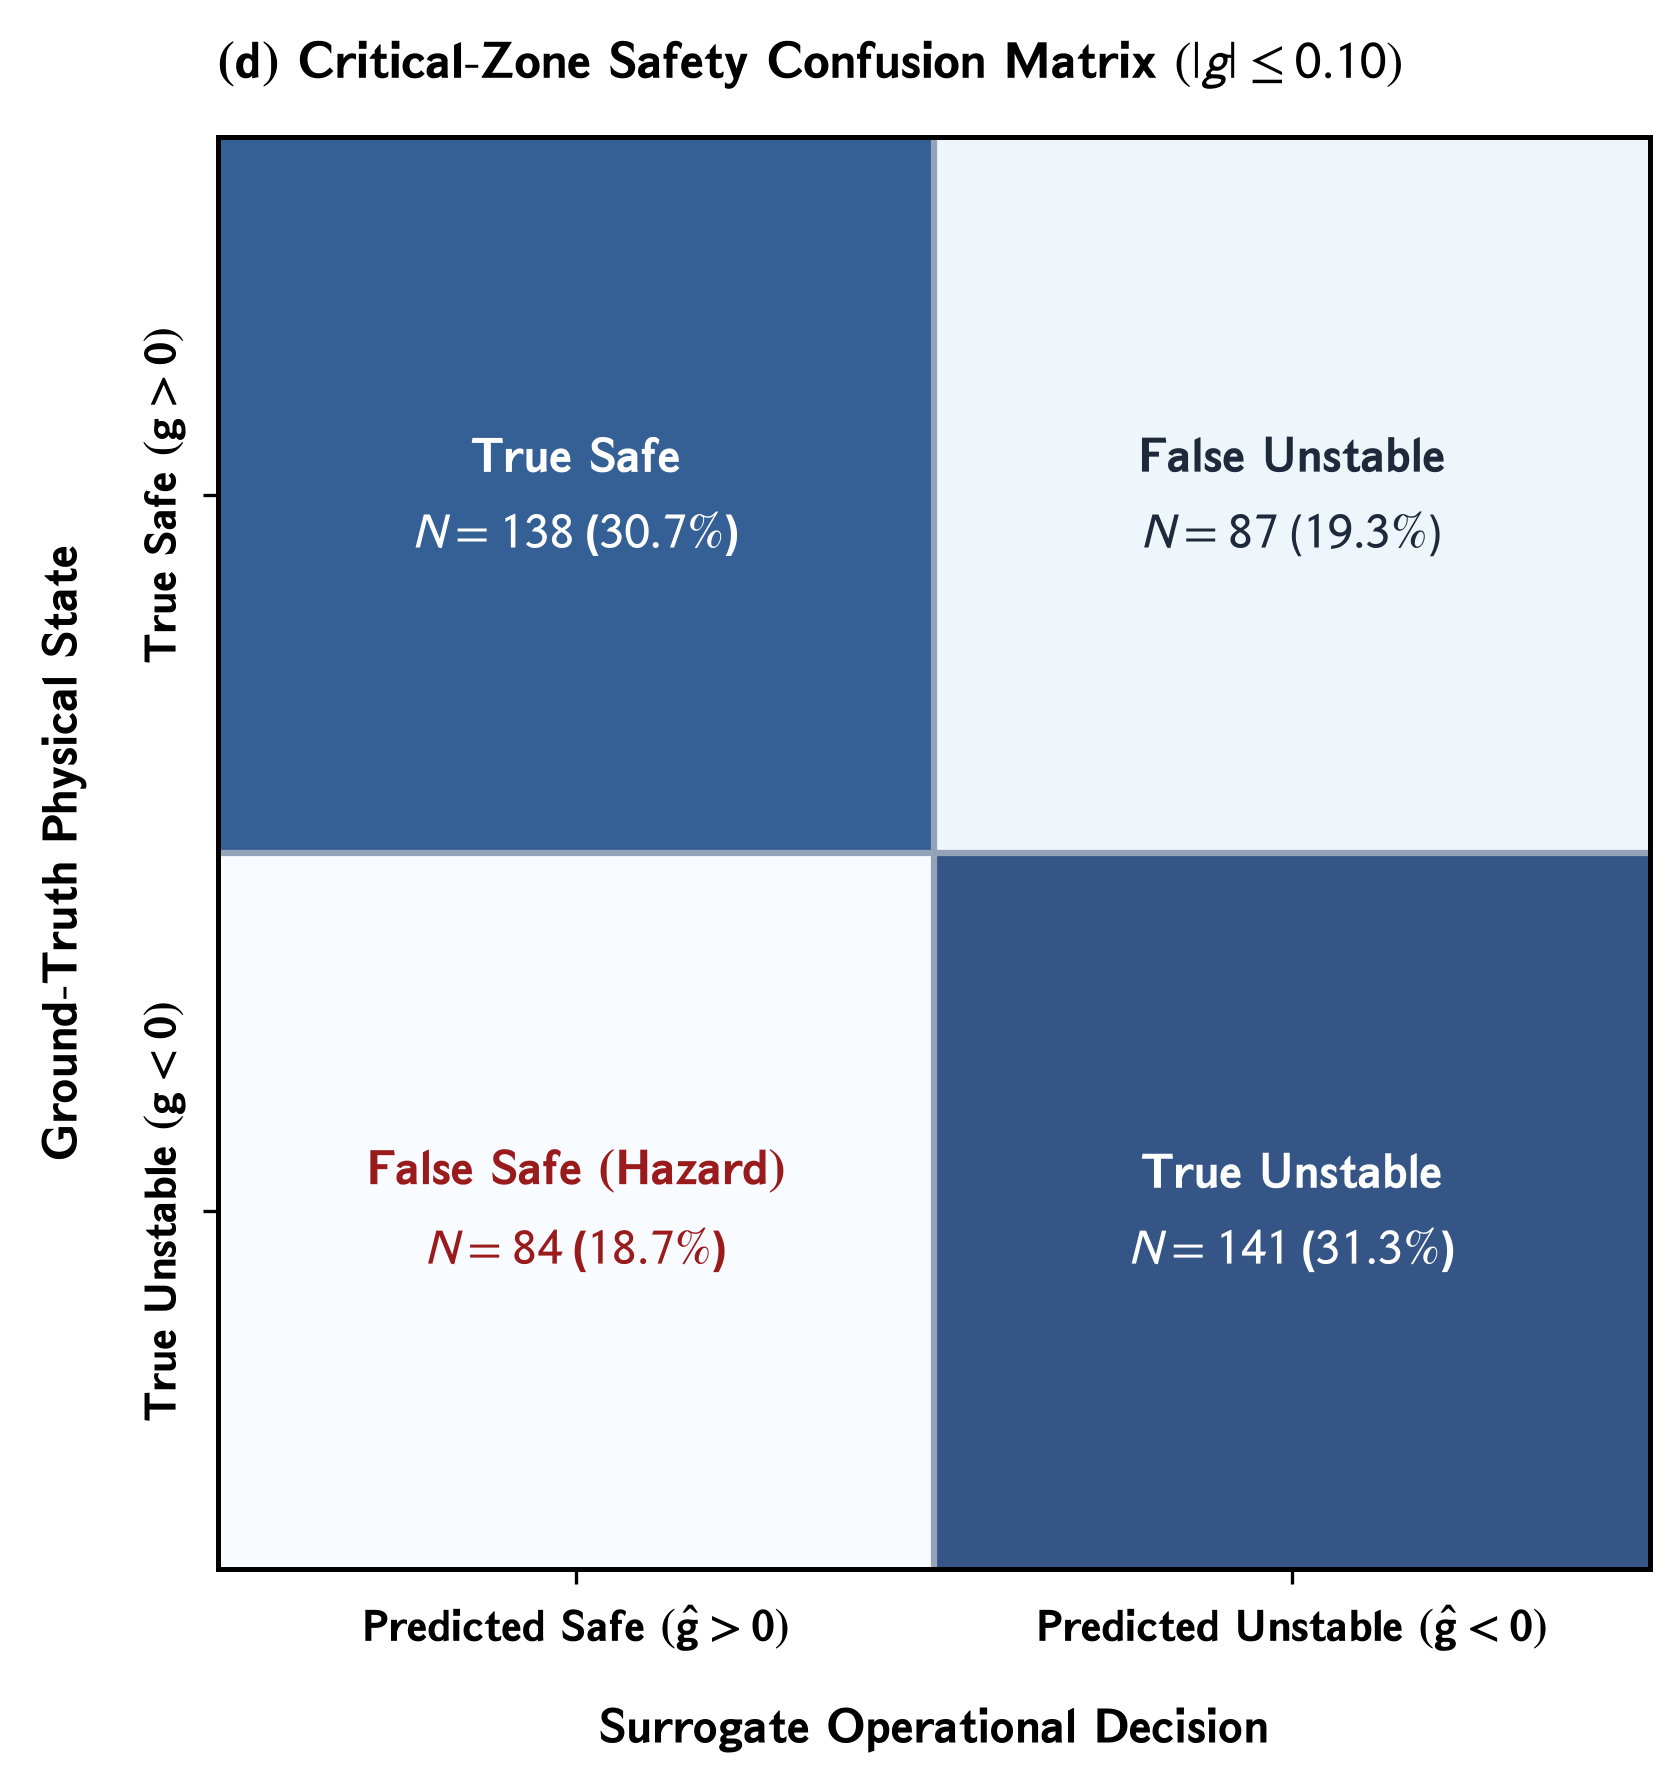

This figure's Python source:
"""Panel (d): Critical-Zone Safety Confusion Matrix (|g| <= 0.10)
Part of Master Figure 4 for Elsevier RE&SS.
Clean 2x2 confusion matrix with square aspect ratio, vertical y-axis labels, and no bottom text clutter.
"""
import os
import glob
import matplotlib.pyplot as plt
import matplotlib.font_manager as fm
import matplotlib._mathtext as mmt
import numpy as np

# ==============================================================================
# 0. FONT REGISTRATION (Aptos / CloudFonts)
# ==============================================================================
cloud_dir = r"C:\Users\User\AppData\Local\Microsoft\FontCache\4\CloudFonts"
for d in glob.glob(os.path.join(cloud_dir, "Aptos*")):
    for f in glob.glob(os.path.join(d, "*.ttf")):
        try:
            fm.fontManager.addfont(f)
        except Exception:
            pass

mmt.SHRINK_FACTOR = 0.85

# ==============================================================================
# MASTER CONFIGURATION & STYLING DICTIONARY
# ==============================================================================
CONFIG = {
    "figure": {
        "figsize": (8.2, 6.2),
        "dpi": 300,
    },
    "typography": {
        "font.family": "Aptos",
        "font.sans-serif": ["Aptos", "Segoe UI", "Arial", "DejaVu Sans"],
        "font.size": 11,
        "axes.labelsize": 12.0,
        "axes.titlesize": 12.5,
        "xtick.labelsize": 11.0,
        "ytick.labelsize": 11.0,
        "axes.linewidth": 1.2,
        "mathtext.fontset": "stixsans",
    },
    "palette": {
        "navy": "#1a3c6e",
        "crimson": "#b5451b",
        "teal": "#007a78",
        "slate": "#475569",
        "border_gray": "#94a3b8",
        "card_bg": "#f8fafc",
    },
}

def load_data():
    cache_path = os.path.normpath(r"D:\AGravity\Tide_Tutor\data\generated\fig4_decoupling_data.npz")
    if not os.path.exists(cache_path):
        import subprocess
        subprocess.run([r"D:\AGravity\Tide_Tutor\.venv\Scripts\python.exe", r"D:\AGravity\Tide_Tutor\scripts\generate_fig4_ground_truth_data.py"], check=True)
    return np.load(cache_path)

def draw_panel_d_on_ax(ax, data, config=CONFIG):
    pal = config["palette"]
    cm = data["cm"]

    ax.set_title(r"$\mathbf{(d)\ Critical\text{-}Zone\ Safety\ Confusion\ Matrix}\ (|g| \leq 0.10)$",
                 fontsize=12.5, fontweight="bold", pad=14, loc="left")

    # Heatmap with square aspect ratio
    ax.imshow(cm, cmap="Blues", interpolation="nearest", alpha=0.82)
    ax.set_aspect("equal")

    # Grid lines separating cells
    ax.set_xticks([0, 1])
    ax.set_yticks([0, 1])
    ax.set_xticks([0.5], minor=True)
    ax.set_yticks([0.5], minor=True)
    ax.grid(which="minor", color="#94a3b8", linestyle="-", linewidth=1.5)
    ax.tick_params(which="minor", bottom=False, left=False)

    # Clean, concise 2-line cell labels
    labels = [
        [
            r"$\mathbf{True\ Safe}$" + f"\n$N = {cm[0,0]}$ ($30.7\\%$)",
            r"$\mathbf{False\ Unstable}$" + f"\n$N = {cm[0,1]}$ ($19.3\\%$)"
        ],
        [
            r"$\mathbf{False\ Safe\ (Hazard)}$" + f"\n$N = {cm[1,0]}$ ($18.7\\%$)",
            r"$\mathbf{True\ Unstable}$" + f"\n$N = {cm[1,1]}$ ($31.3\\%$)"
        ]
    ]

    for i in range(2):
        for j in range(2):
            if i == j:
                color = "white" if cm[i, j] > 130 else "#1e293b"
                weight = "bold"
            elif i == 1 and j == 0:
                color = "#991b1b"
                weight = "bold"
            else:
                color = "#1e293b"
                weight = "normal"
            ax.text(j, i, labels[i][j], ha="center", va="center", color=color,
                    fontsize=12.0, fontweight=weight, linespacing=1.3)

    # X-axis ticks (horizontal)
    ax.set_xticklabels([r"$\mathbf{Predicted\ Safe\ (\hat{g} > 0)}$",
                        r"$\mathbf{Predicted\ Unstable\ (\hat{g} < 0)}$"], fontsize=11.0)
    
    # Y-axis ticks (vertical orientation)
    ax.set_yticklabels([r"$\mathbf{True\ Safe\ (g > 0)}$",
                        r"$\mathbf{True\ Unstable\ (g < 0)}$"], fontsize=11.0,
                       rotation=90, va="center", ha="right")

    ax.set_xlabel(r"$\mathbf{Surrogate\ Operational\ Decision}$", fontsize=12.0, fontweight="bold", labelpad=10)
    ax.set_ylabel(r"$\mathbf{Ground\text{-}Truth\ Physical\ State}$", fontsize=12.0, fontweight="bold", labelpad=10)

def generate_panel_d():
    plt.rcParams.update(CONFIG["typography"])
    fig, ax = plt.subplots(figsize=CONFIG["figure"]["figsize"], dpi=CONFIG["figure"]["dpi"])
    data = load_data()
    draw_panel_d_on_ax(ax, data)
    
    out_dir = os.path.dirname(os.path.abspath(__file__))
    out_png = os.path.join(out_dir, "panel_d_confusion_matrix.png")
    fig.savefig(out_png, dpi=300, bbox_inches="tight")
    plt.close(fig)
    print(f"[SUCCESS] Saved Panel (d) to: {out_png}")

if __name__ == "__main__":
    generate_panel_d()
